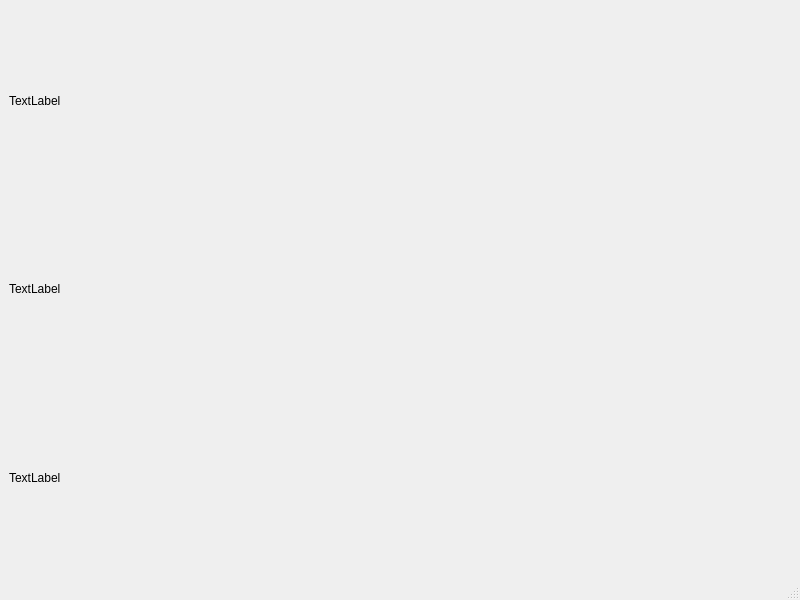
<?xml version="1.0" encoding="UTF-8"?>
<ui version="4.0">
 <class>ProConMon</class>
 <widget class="QMainWindow" name="ProConMon">
  <property name="geometry">
   <rect>
    <x>0</x>
    <y>0</y>
    <width>800</width>
    <height>600</height>
   </rect>
  </property>
  <property name="windowTitle">
   <string>ProConMon</string>
  </property>
  <widget class="QWidget" name="centralwidget">
   <layout class="QGridLayout" name="gridLayout">
    <item row="2" column="0">
     <widget class="QLabel" name="connecxionLabel">
      <property name="text">
       <string>TextLabel</string>
      </property>
     </widget>
    </item>
    <item row="0" column="0">
     <widget class="QLabel" name="batteryLabel">
      <property name="text">
       <string>TextLabel</string>
      </property>
     </widget>
    </item>
    <item row="1" column="0">
     <widget class="QLabel" name="chargingLabel">
      <property name="text">
       <string>TextLabel</string>
      </property>
     </widget>
    </item>
   </layout>
  </widget>
  <widget class="QMenuBar" name="menubar">
   <property name="geometry">
    <rect>
     <x>0</x>
     <y>0</y>
     <width>800</width>
     <height>21</height>
    </rect>
   </property>
  </widget>
  <widget class="QStatusBar" name="statusbar"/>
 </widget>
 <resources/>
 <connections/>
</ui>
